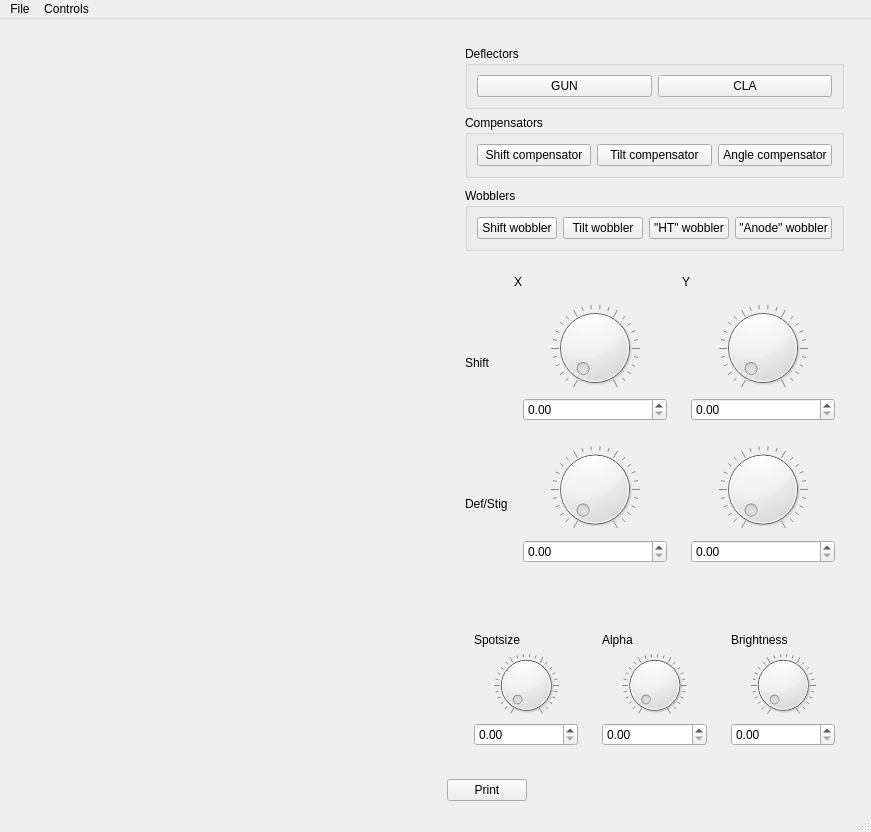
<?xml version="1.0" encoding="UTF-8"?>
<ui version="4.0">
 <class>MainWindow</class>
 <widget class="QMainWindow" name="MainWindow">
  <property name="geometry">
   <rect>
    <x>0</x>
    <y>0</y>
    <width>871</width>
    <height>832</height>
   </rect>
  </property>
  <property name="windowTitle">
   <string>MainWindow</string>
  </property>
  <widget class="QWidget" name="centralwidget">
   <layout class="QVBoxLayout" name="verticalLayout">
    <item>
     <layout class="QHBoxLayout" name="horizontalLayout_2">
      <item>
       <widget class="MplWidget" name="plotWidget" native="true">
        <property name="sizePolicy">
         <sizepolicy hsizetype="Expanding" vsizetype="Expanding">
          <horstretch>0</horstretch>
          <verstretch>0</verstretch>
         </sizepolicy>
        </property>
        <property name="minimumSize">
         <size>
          <width>100</width>
          <height>100</height>
         </size>
        </property>
       </widget>
      </item>
      <item>
       <layout class="QVBoxLayout" name="verticalLayout_2">
        <item>
         <widget class="QWidget" name="widget_2" native="true">
          <layout class="QVBoxLayout" name="verticalLayout_11">
           <item>
            <widget class="QWidget" name="functionSelector" native="true">
             <layout class="QGridLayout" name="gridLayout_8">
              <item row="3" column="0">
               <widget class="QGroupBox" name="groupBox_2">
                <property name="title">
                 <string>Compensators</string>
                </property>
                <layout class="QHBoxLayout" name="horizontalLayout_4">
                 <item>
                  <widget class="QPushButton" name="shiftCompensatorButton">
                   <property name="text">
                    <string>Shift compensator</string>
                   </property>
                   <property name="checkable">
                    <bool>true</bool>
                   </property>
                   <property name="autoExclusive">
                    <bool>true</bool>
                   </property>
                  </widget>
                 </item>
                 <item>
                  <widget class="QPushButton" name="tiltCompensatorButton">
                   <property name="text">
                    <string>Tilt compensator</string>
                   </property>
                   <property name="autoExclusive">
                    <bool>true</bool>
                   </property>
                  </widget>
                 </item>
                 <item>
                  <widget class="QPushButton" name="angleCompensatorButton">
                   <property name="text">
                    <string>Angle compensator</string>
                   </property>
                   <property name="checkable">
                    <bool>true</bool>
                   </property>
                   <property name="autoExclusive">
                    <bool>true</bool>
                   </property>
                  </widget>
                 </item>
                </layout>
               </widget>
              </item>
              <item row="2" column="0">
               <widget class="QGroupBox" name="groupBox_3">
                <property name="title">
                 <string>Deflectors</string>
                </property>
                <layout class="QHBoxLayout" name="horizontalLayout_5">
                 <item>
                  <widget class="QPushButton" name="GunAlignButton">
                   <property name="text">
                    <string>GUN</string>
                   </property>
                   <property name="checkable">
                    <bool>true</bool>
                   </property>
                   <property name="autoExclusive">
                    <bool>true</bool>
                   </property>
                  </widget>
                 </item>
                 <item>
                  <widget class="QPushButton" name="CLAlignButton">
                   <property name="text">
                    <string>CLA</string>
                   </property>
                   <property name="checkable">
                    <bool>true</bool>
                   </property>
                   <property name="autoExclusive">
                    <bool>true</bool>
                   </property>
                  </widget>
                 </item>
                </layout>
               </widget>
              </item>
              <item row="5" column="0">
               <widget class="QGroupBox" name="groupBox">
                <property name="title">
                 <string>Wobblers</string>
                </property>
                <layout class="QHBoxLayout" name="horizontalLayout_3">
                 <item>
                  <widget class="QPushButton" name="shiftWobblerButton">
                   <property name="text">
                    <string>Shift wobbler</string>
                   </property>
                   <property name="checkable">
                    <bool>true</bool>
                   </property>
                   <property name="autoExclusive">
                    <bool>true</bool>
                   </property>
                  </widget>
                 </item>
                 <item>
                  <widget class="QPushButton" name="tiltWobblerButton">
                   <property name="text">
                    <string>Tilt wobbler</string>
                   </property>
                   <property name="checkable">
                    <bool>true</bool>
                   </property>
                   <property name="autoExclusive">
                    <bool>true</bool>
                   </property>
                  </widget>
                 </item>
                 <item>
                  <widget class="QPushButton" name="HTWobblerButton">
                   <property name="text">
                    <string>&quot;HT&quot; wobbler</string>
                   </property>
                   <property name="checkable">
                    <bool>true</bool>
                   </property>
                   <property name="autoExclusive">
                    <bool>true</bool>
                   </property>
                  </widget>
                 </item>
                 <item>
                  <widget class="QPushButton" name="anodeWobblerButton">
                   <property name="text">
                    <string>&quot;Anode&quot; wobbler</string>
                   </property>
                   <property name="checkable">
                    <bool>true</bool>
                   </property>
                   <property name="autoExclusive">
                    <bool>true</bool>
                   </property>
                  </widget>
                 </item>
                </layout>
               </widget>
              </item>
              <item row="4" column="0">
               <spacer name="verticalSpacer">
                <property name="orientation">
                 <enum>Qt::Vertical</enum>
                </property>
                <property name="sizeHint" stdset="0">
                 <size>
                  <width>20</width>
                  <height>40</height>
                 </size>
                </property>
               </spacer>
              </item>
             </layout>
            </widget>
           </item>
           <item>
            <widget class="QWidget" name="microscopeControlWidgets" native="true">
             <layout class="QGridLayout" name="gridLayout_7">
              <item row="2" column="0">
               <widget class="QLabel" name="label_14">
                <property name="text">
                 <string>Def/Stig</string>
                </property>
               </widget>
              </item>
              <item row="0" column="1">
               <widget class="QLabel" name="label_12">
                <property name="text">
                 <string>X</string>
                </property>
               </widget>
              </item>
              <item row="1" column="0">
               <widget class="QLabel" name="label_15">
                <property name="sizePolicy">
                 <sizepolicy hsizetype="Maximum" vsizetype="Preferred">
                  <horstretch>0</horstretch>
                  <verstretch>0</verstretch>
                 </sizepolicy>
                </property>
                <property name="text">
                 <string>Shift</string>
                </property>
               </widget>
              </item>
              <item row="0" column="2">
               <widget class="QLabel" name="label_13">
                <property name="text">
                 <string>Y</string>
                </property>
               </widget>
              </item>
              <item row="1" column="1">
               <widget class="QWidget" name="shiftXWidget" native="true">
                <layout class="QVBoxLayout" name="verticalLayout_3">
                 <item>
                  <widget class="QDial" name="shiftXDial">
                   <property name="notchesVisible">
                    <bool>true</bool>
                   </property>
                  </widget>
                 </item>
                 <item>
                  <widget class="QDoubleSpinBox" name="shiftXSpinbox"/>
                 </item>
                </layout>
               </widget>
              </item>
              <item row="1" column="2">
               <widget class="QWidget" name="shiftYWidget" native="true">
                <layout class="QVBoxLayout" name="verticalLayout_4">
                 <item>
                  <widget class="QDial" name="shiftYDial">
                   <property name="notchesVisible">
                    <bool>true</bool>
                   </property>
                  </widget>
                 </item>
                 <item>
                  <widget class="QDoubleSpinBox" name="shiftYSpinbox"/>
                 </item>
                </layout>
               </widget>
              </item>
              <item row="2" column="2">
               <widget class="QWidget" name="defYWidget" native="true">
                <layout class="QVBoxLayout" name="verticalLayout_6">
                 <item>
                  <widget class="QDial" name="defYDial">
                   <property name="notchesVisible">
                    <bool>true</bool>
                   </property>
                  </widget>
                 </item>
                 <item>
                  <widget class="QDoubleSpinBox" name="defYSpinbox"/>
                 </item>
                </layout>
               </widget>
              </item>
              <item row="2" column="1">
               <widget class="QWidget" name="defXWidget" native="true">
                <layout class="QVBoxLayout" name="verticalLayout_5">
                 <item>
                  <widget class="QDial" name="defXDial">
                   <property name="notchesVisible">
                    <bool>true</bool>
                   </property>
                  </widget>
                 </item>
                 <item>
                  <widget class="QDoubleSpinBox" name="defXSpinbox"/>
                 </item>
                </layout>
               </widget>
              </item>
              <item row="3" column="1">
               <spacer name="verticalSpacer_2">
                <property name="orientation">
                 <enum>Qt::Vertical</enum>
                </property>
                <property name="sizeHint" stdset="0">
                 <size>
                  <width>20</width>
                  <height>40</height>
                 </size>
                </property>
               </spacer>
              </item>
             </layout>
            </widget>
           </item>
           <item>
            <widget class="QWidget" name="lensControlWidgets" native="true">
             <layout class="QHBoxLayout" name="horizontalLayout">
              <item>
               <widget class="QWidget" name="spotWidget" native="true">
                <layout class="QVBoxLayout" name="verticalLayout_10">
                 <item>
                  <widget class="QLabel" name="label_3">
                   <property name="text">
                    <string>Spotsize</string>
                   </property>
                  </widget>
                 </item>
                 <item>
                  <widget class="QDial" name="spotDial">
                   <property name="wrapping">
                    <bool>false</bool>
                   </property>
                   <property name="notchesVisible">
                    <bool>true</bool>
                   </property>
                  </widget>
                 </item>
                 <item>
                  <widget class="QDoubleSpinBox" name="spotSpinbox"/>
                 </item>
                </layout>
               </widget>
              </item>
              <item>
               <widget class="QWidget" name="alphaWidget" native="true">
                <layout class="QVBoxLayout" name="verticalLayout_9">
                 <item>
                  <widget class="QLabel" name="label_2">
                   <property name="text">
                    <string>Alpha</string>
                   </property>
                  </widget>
                 </item>
                 <item>
                  <widget class="QDial" name="alphaDial">
                   <property name="notchesVisible">
                    <bool>true</bool>
                   </property>
                  </widget>
                 </item>
                 <item>
                  <widget class="QDoubleSpinBox" name="alphaSpinbox"/>
                 </item>
                </layout>
               </widget>
              </item>
              <item>
               <widget class="QWidget" name="bightnessWidget" native="true">
                <layout class="QVBoxLayout" name="verticalLayout_7">
                 <item>
                  <widget class="QLabel" name="label">
                   <property name="text">
                    <string>Brightness</string>
                   </property>
                  </widget>
                 </item>
                 <item>
                  <widget class="QDial" name="brightnessDial">
                   <property name="invertedAppearance">
                    <bool>false</bool>
                   </property>
                   <property name="notchesVisible">
                    <bool>true</bool>
                   </property>
                  </widget>
                 </item>
                 <item>
                  <widget class="QDoubleSpinBox" name="brightnessSpinbox"/>
                 </item>
                </layout>
               </widget>
              </item>
             </layout>
            </widget>
           </item>
          </layout>
         </widget>
        </item>
        <item>
         <widget class="QPushButton" name="printButton">
          <property name="sizePolicy">
           <sizepolicy hsizetype="Maximum" vsizetype="Fixed">
            <horstretch>0</horstretch>
            <verstretch>0</verstretch>
           </sizepolicy>
          </property>
          <property name="text">
           <string>Print</string>
          </property>
         </widget>
        </item>
       </layout>
      </item>
     </layout>
    </item>
   </layout>
  </widget>
  <widget class="QMenuBar" name="menubar">
   <property name="geometry">
    <rect>
     <x>0</x>
     <y>0</y>
     <width>871</width>
     <height>26</height>
    </rect>
   </property>
   <widget class="QMenu" name="menuFile">
    <property name="title">
     <string>File</string>
    </property>
   </widget>
   <widget class="QMenu" name="menuControls">
    <property name="title">
     <string>Controls</string>
    </property>
    <addaction name="actionSource"/>
    <addaction name="actionOperators"/>
    <addaction name="actionScreen"/>
   </widget>
   <addaction name="menuFile"/>
   <addaction name="menuControls"/>
  </widget>
  <widget class="QStatusBar" name="statusbar"/>
  <action name="actionSource">
   <property name="text">
    <string>Source</string>
   </property>
  </action>
  <action name="actionOperators">
   <property name="text">
    <string>Operators</string>
   </property>
  </action>
  <action name="actionScreen">
   <property name="text">
    <string>Screen</string>
   </property>
  </action>
 </widget>
 <customwidgets>
  <customwidget>
   <class>MplWidget</class>
   <extends>QWidget</extends>
   <header>WaveOptics/gui.h</header>
   <container>1</container>
  </customwidget>
 </customwidgets>
 <resources/>
 <connections/>
</ui>
